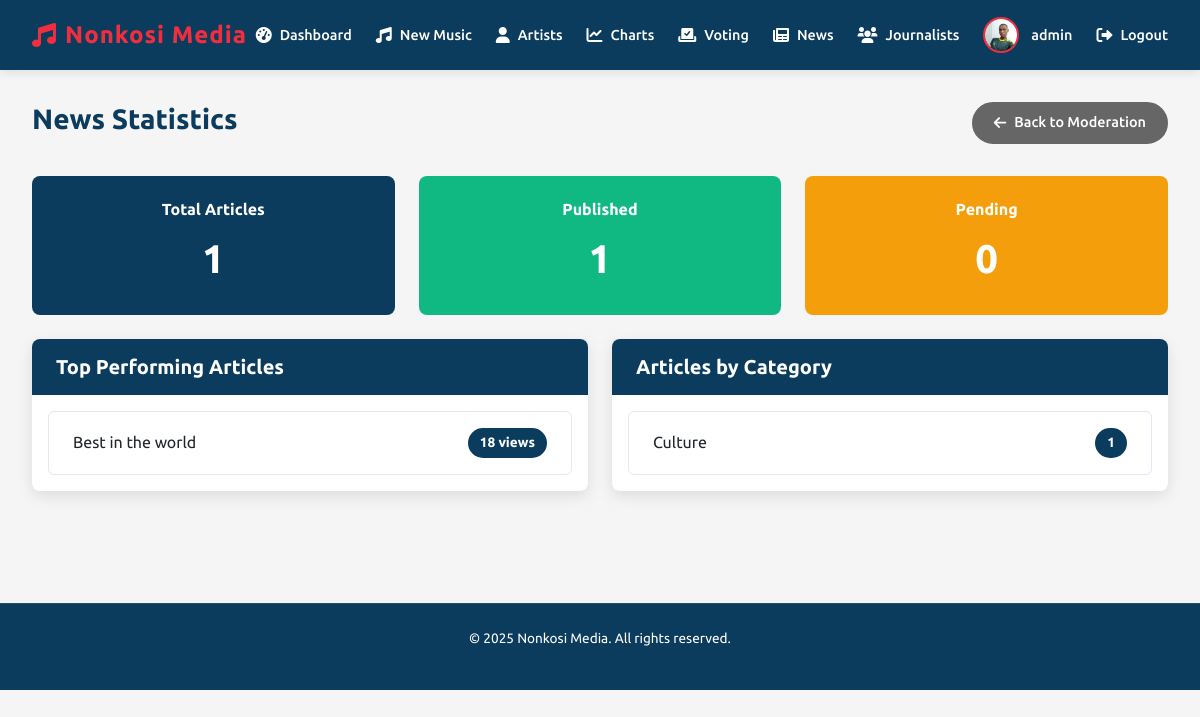
The app's page /admin/news/stats (signed in), older data.
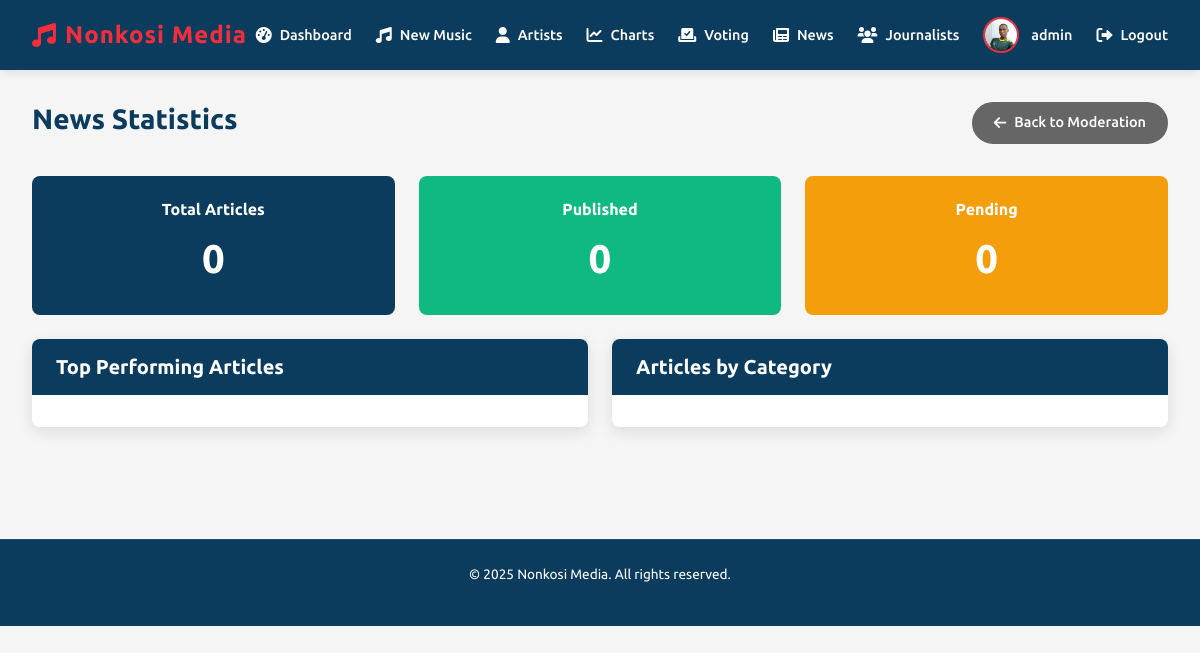
The same page, newer data.
### app.py (models this page shows)
class News(db.Model):
    id = db.Column(db.Integer, primary_key=True)
    title = db.Column(db.String(200), nullable=False)
    content = db.Column(db.Text, nullable=False)
    category = db.Column(db.String(50), nullable=False)
    image = db.Column(db.String(100), nullable=False, default='default_news.jpg')
    date_posted = db.Column(db.DateTime, nullable=False, default=datetime.utcnow)
    is_published = db.Column(db.Boolean, default=False)
    views = db.Column(db.Integer, default=0)
    user_id = db.Column(db.Integer, db.ForeignKey('user.id'), nullable=False)

### app.py (the view)
@app.route('/admin/news/stats')
@login_required
def news_stats():
    if current_user.role != 'admin':
        flash('You are not authorized to access this page', 'error')
        return redirect(url_for('home'))
    total_articles = News.query.count()
    published_articles = News.query.filter_by(is_published=True).count()
    pending_articles = News.query.filter_by(is_published=False).count()
    top_articles = News.query.order_by(News.views.desc()).limit(5).all()
    categories = db.session.query(
        News.category,
        db.func.count(News.id).label('count')
    ).group_by(News.category).all()
    return render_template('news_stats.html',
                         total_articles=total_articles,
                         published_articles=published_articles,
                         pending_articles=pending_articles,
                         top_articles=top_articles,
                         categories=categories)

### app.py (called while the page is built)
@login_manager.user_loader
def load_user(user_id):
    return User.query.get(int(user_id))

@app.context_processor
def inject_datetime():
    return {'datetime': datetime}

### templates/news_stats.html (shortened to what this page needs)
<!DOCTYPE html>
<html lang="en">
<head>
  <link rel="stylesheet" href="https://cdnjs.cloudflare.com/ajax/libs/font-awesome/6.0.0/css/all.min.css">
  <link href="https://cdn.jsdelivr.net/npm/bootstrap@5.3.0/dist/css/bootstrap.min.css" rel="stylesheet">
</head>
<body>
  <header class="header">
    <div class="logo">
      <i class="fas fa-music"></i>
      <span>Nonkosi Media</span>
    </div>
    <nav class="nav-links">
      <a href="/admin">
        <i class="fas fa-tachometer-alt"></i>
        <span>Dashboard</span>
      </a>
      <a href="/admin/upcoming_music">
        <i class="fas fa-music"></i>
        <span>New Music</span>
      </a>
      <a href="/admin/artists">
        <i class="fas fa-user"></i>
        <span>Artists</span>
      </a>
      <a href="/admin/charts_manager">
        <i class="fas fa-chart-line"></i>
        <span>Charts</span>
      </a>
      <a href="/admin/voting_events">
        <i class="fas fa-vote-yea"></i>
        <span>Voting</span>
      </a>
      <a href="/admin/news" class="active">
        <i class="fas fa-newspaper"></i>
        <span>News</span>
      </a>
      <a href="/admin/manage_journalists">
        <i class="fas fa-users"></i>
        <span>Journalists</span>
      </a>
      <div class="user-profile">
        <img src="/static/uploads/profile_pics/IMG_20231016_190958~2.jpg" alt="Admin">
        <span>{{ current_user.username }}</span>
      </div>
      <a href="/logout">
        <i class="fas fa-sign-out-alt"></i>
        <span>Logout</span>
      </a>
    </nav>
  </header>
  <main class="container">
    <div class="page-header">
      <h1 class="page-title">News Statistics</h1>
      <a href="{{ url_for('admin_news') }}" class="btn btn-secondary">
        <i class="fas fa-arrow-left"></i> Back to Moderation
      </a>
    </div>
    <div class="row mb-4">
      <div class="col-md-4">
        <div class="stat-card bg-primary">
          <h5 class="card-title">Total Articles</h5>
          <p class="card-text">{{ total_articles }}</p>
        </div>
      </div>
      <div class="col-md-4">
        <div class="stat-card bg-success">
          <h5 class="card-title">Published</h5>
          <p class="card-text">{{ published_articles }}</p>
        </div>
      </div>
      <div class="col-md-4">
        <div class="stat-card bg-warning">
          <h5 class="card-title">Pending</h5>
          <p class="card-text">{{ pending_articles }}</p>
        </div>
      </div>
    </div>
    <div class="row">
      <div class="col-md-6">
        <div class="card">
          <div class="card-header">
            <h3 class="card-title">Top Performing Articles</h3>
          </div>
          <div class="card-body">
            <ul class="list-group">
              {% for article in top_articles %}
              <li class="list-group-item">
                <span>{{ article.title }}</span>
                <span class="badge bg-primary">{{ article.views }} views</span>
              </li>
              {% endfor %}
            </ul>
          </div>
        </div>
      </div>
      <div class="col-md-6">
        <div class="card">
          <div class="card-header">
            <h3 class="card-title">Articles by Category</h3>
          </div>
          <div class="card-body">
            <ul class="list-group">
              {% for category in categories %}
              <li class="list-group-item">
                <span>{{ category[0] }}</span>
                <span class="badge bg-primary">{{ category[1] }}</span>
              </li>
              {% endfor %}
            </ul>
          </div>
        </div>
      </div>
    </div>
  </main>
  <footer>
    <p>© {{ datetime.now().year }} Nonkosi Media. All rights reserved.</p>
  </footer>
</body>
</html>

Row changes from the older to the newer data that the page shows:
removed News: title "Best in the world", views "18", category "Culture", category "1"
Text that changed along with them:
{{ total_articles }}: "1" → "0"
{{ published_articles }}: "1" → "0"
